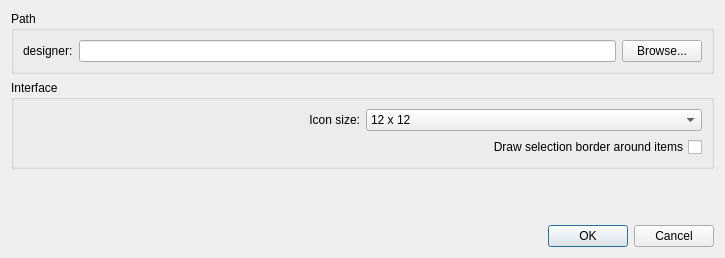
<ui version="4.0" >
 <class>OptionsDialog</class>
 <widget class="QDialog" name="OptionsDialog" >
  <property name="geometry" >
   <rect>
    <x>0</x>
    <y>0</y>
    <width>725</width>
    <height>258</height>
   </rect>
  </property>
  <property name="windowTitle" >
   <string>Options</string>
  </property>
  <layout class="QVBoxLayout" name="verticalLayout_2" >
   <item>
    <widget class="QGroupBox" name="groupBox_2" >
     <property name="title" >
      <string>Path</string>
     </property>
     <layout class="QHBoxLayout" name="horizontalLayout" >
      <item>
       <widget class="QLabel" name="label_3" >
        <property name="text" >
         <string>designer:</string>
        </property>
       </widget>
      </item>
      <item>
       <widget class="QLineEdit" name="leDesignerPath" />
      </item>
      <item>
       <widget class="QPushButton" name="bDesignerPath" >
        <property name="text" >
         <string>Browse...</string>
        </property>
       </widget>
      </item>
     </layout>
    </widget>
   </item>
   <item>
    <widget class="QGroupBox" name="groupBox" >
     <property name="title" >
      <string>Interface</string>
     </property>
     <layout class="QVBoxLayout" name="verticalLayout" >
      <item>
       <layout class="QHBoxLayout" name="horizontalLayout_2" >
        <item>
         <widget class="QLabel" name="label_2" >
          <property name="text" >
           <string>Icon size:</string>
          </property>
          <property name="alignment" >
           <set>Qt::AlignRight|Qt::AlignTrailing|Qt::AlignVCenter</set>
          </property>
         </widget>
        </item>
        <item>
         <widget class="QComboBox" name="cbIconSize" >
          <item>
           <property name="text" >
            <string>12 x 12</string>
           </property>
          </item>
          <item>
           <property name="text" >
            <string>16 x 16</string>
           </property>
          </item>
          <item>
           <property name="text" >
            <string>24 x 24</string>
           </property>
          </item>
          <item>
           <property name="text" >
            <string>32 x 32</string>
           </property>
          </item>
          <item>
           <property name="text" >
            <string>48 x 48</string>
           </property>
          </item>
         </widget>
        </item>
       </layout>
      </item>
      <item>
       <widget class="QCheckBox" name="drawSelection" >
        <property name="layoutDirection" >
         <enum>Qt::RightToLeft</enum>
        </property>
        <property name="autoFillBackground" >
         <bool>false</bool>
        </property>
        <property name="text" >
         <string>Draw selection border around items</string>
        </property>
       </widget>
      </item>
     </layout>
    </widget>
   </item>
   <item>
    <spacer name="verticalSpacer" >
     <property name="orientation" >
      <enum>Qt::Vertical</enum>
     </property>
     <property name="sizeHint" stdset="0" >
      <size>
       <width>20</width>
       <height>11</height>
      </size>
     </property>
    </spacer>
   </item>
   <item>
    <widget class="QDialogButtonBox" name="buttonBox" >
     <property name="orientation" >
      <enum>Qt::Horizontal</enum>
     </property>
     <property name="standardButtons" >
      <set>QDialogButtonBox::Cancel|QDialogButtonBox::Ok</set>
     </property>
    </widget>
   </item>
  </layout>
 </widget>
 <resources/>
 <connections>
  <connection>
   <sender>buttonBox</sender>
   <signal>rejected()</signal>
   <receiver>OptionsDialog</receiver>
   <slot>reject()</slot>
   <hints>
    <hint type="sourcelabel" >
     <x>316</x>
     <y>260</y>
    </hint>
    <hint type="destinationlabel" >
     <x>286</x>
     <y>274</y>
    </hint>
   </hints>
  </connection>
 </connections>
</ui>
